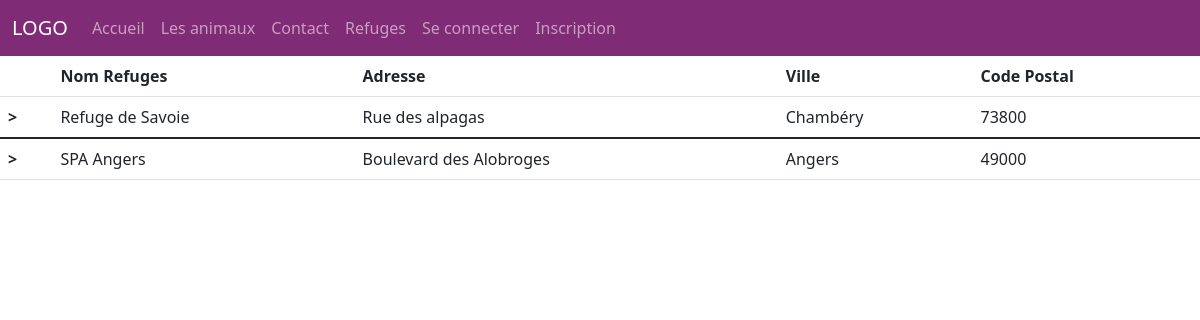
Screenshot of /refugesliste.php with the database file from the repository.
### tables this page shows
CREATE TABLE `refuge` (
  `id_ref` int(3) NOT NULL,
  `nom_ref` varchar(30) NOT NULL,
  `adresse_ref` varchar(50) NOT NULL,
  `ville_ref` varchar(30) NOT NULL,
  `cp_ref` varchar(6) NOT NULL,
  `place_ref` int(3) NOT NULL
);

### refugesliste.php (the view)
<?php
require("header.php");
require("bdd.php");
$reponse = $bdd->query("SELECT * FROM `refuge`");
$refuge = $reponse->fetchAll($mode = PDO::FETCH_ASSOC);
?>
<table class="table table-hover">
  <thead class="thead-dark">
    <tr>
      <th scope="col"></th>
      <th scope="col">Nom Refuges</th>
      <th scope="col">Adresse</th>
      <th scope="col">Ville</th>
      <th scope="col">Code Postal</th>
    </tr>
<?php
foreach($refuge as $ref){
?>
    <tr>
      <th scope="row">></th>
      <td><?php echo $ref['nom_ref']; ?></td>
      <td><?php echo $ref['adresse_ref']; ?></td>
      <td><?php echo $ref['ville_ref']; ?></td>
      <td><?php echo $ref['cp_ref']; ?></td>
    </tr>
  </thead>
<?php
}
?>
</table>

### rows the page displays
refuge: nom_ref "Refuge de Savoie", adresse_ref "Rue des alpagas", ville_ref "Chambéry", cp_ref "73800"
refuge: nom_ref "SPA Angers", adresse_ref "Boulevard des Alobroges", ville_ref "Angers", cp_ref "49000"
